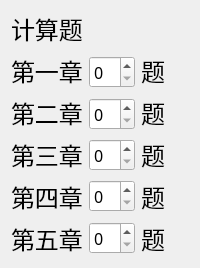
             <widget class="QWidget" name="page_4">
              <layout class="QGridLayout" name="gridLayout_12">
               <item row="0" column="0">
                <widget class="QLabel" name="label_4">
                 <property name="sizePolicy">
                  <sizepolicy hsizetype="Preferred" vsizetype="Maximum">
                   <horstretch>0</horstretch>
                   <verstretch>0</verstretch>
                  </sizepolicy>
                 </property>
                 <property name="font">
                  <font>
                   <family>Agency FB</family>
                   <pointsize>18</pointsize>
                  </font>
                 </property>
                 <property name="text">
                  <string>计算题</string>
                 </property>
                </widget>
               </item>
               <item row="1" column="0">
                <layout class="QGridLayout" name="gridLayout_8">
                 <item row="0" column="0" rowspan="5">
                  <layout class="QVBoxLayout" name="verticalLayout_9">
                   <item>
                    <widget class="QLabel" name="label_35">
                     <property name="sizePolicy">
                      <sizepolicy hsizetype="Maximum" vsizetype="Preferred">
                       <horstretch>0</horstretch>
                       <verstretch>0</verstretch>
                      </sizepolicy>
                     </property>
                     <property name="font">
                      <font>
                       <family>Agency FB</family>
                       <pointsize>18</pointsize>
                      </font>
                     </property>
                     <property name="mouseTracking">
                      <bool>true</bool>
                     </property>
                     <property name="tabletTracking">
                      <bool>false</bool>
                     </property>
                     <property name="focusPolicy">
                      <enum>Qt::NoFocus</enum>
                     </property>
                     <property name="text">
                      <string>第一章</string>
                     </property>
                     <property name="textFormat">
                      <enum>Qt::AutoText</enum>
                     </property>
                    </widget>
                   </item>
                   <item>
                    <widget class="QLabel" name="label_36">
                     <property name="sizePolicy">
                      <sizepolicy hsizetype="Maximum" vsizetype="Preferred">
                       <horstretch>0</horstretch>
                       <verstretch>0</verstretch>
                      </sizepolicy>
                     </property>
                     <property name="font">
                      <font>
                       <family>Agency FB</family>
                       <pointsize>18</pointsize>
                      </font>
                     </property>
                     <property name="text">
                      <string>第二章</string>
                     </property>
                    </widget>
                   </item>
                   <item>
                    <widget class="QLabel" name="label_37">
                     <property name="sizePolicy">
                      <sizepolicy hsizetype="Maximum" vsizetype="Preferred">
                       <horstretch>0</horstretch>
                       <verstretch>0</verstretch>
                      </sizepolicy>
                     </property>
                     <property name="font">
                      <font>
                       <family>Agency FB</family>
                       <pointsize>18</pointsize>
                      </font>
                     </property>
                     <property name="text">
                      <string>第三章</string>
                     </property>
                    </widget>
                   </item>
                   <item>
                    <widget class="QLabel" name="label_38">
                     <property name="sizePolicy">
                      <sizepolicy hsizetype="Maximum" vsizetype="Preferred">
                       <horstretch>0</horstretch>
                       <verstretch>0</verstretch>
                      </sizepolicy>
                     </property>
                     <property name="font">
                      <font>
                       <family>Agency FB</family>
                       <pointsize>18</pointsize>
                      </font>
                     </property>
                     <property name="text">
                      <string>第四章</string>
                     </property>
                    </widget>
                   </item>
                   <item>
                    <widget class="QLabel" name="label_39">
                     <property name="sizePolicy">
                      <sizepolicy hsizetype="Maximum" vsizetype="Preferred">
                       <horstretch>0</horstretch>
                       <verstretch>0</verstretch>
                      </sizepolicy>
                     </property>
                     <property name="font">
                      <font>
                       <family>Agency FB</family>
                       <pointsize>18</pointsize>
                      </font>
                     </property>
                     <property name="text">
                      <string>第五章</string>
                     </property>
                    </widget>
                   </item>
                  </layout>
                 </item>
                 <item row="0" column="2" rowspan="5">
                  <layout class="QVBoxLayout" name="verticalLayout_10">
                   <item>
                    <widget class="QLabel" name="label_40">
                     <property name="sizePolicy">
                      <sizepolicy hsizetype="Preferred" vsizetype="Preferred">
                       <horstretch>0</horstretch>
                       <verstretch>0</verstretch>
                      </sizepolicy>
                     </property>
                     <property name="font">
                      <font>
                       <family>Agency FB</family>
                       <pointsize>18</pointsize>
                      </font>
                     </property>
                     <property name="mouseTracking">
                      <bool>true</bool>
                     </property>
                     <property name="tabletTracking">
                      <bool>false</bool>
                     </property>
                     <property name="focusPolicy">
                      <enum>Qt::NoFocus</enum>
                     </property>
                     <property name="text">
                      <string>题</string>
                     </property>
                     <property name="textFormat">
                      <enum>Qt::AutoText</enum>
                     </property>
                    </widget>
                   </item>
                   <item>
                    <widget class="QLabel" name="label_41">
                     <property name="font">
                      <font>
                       <family>Agency FB</family>
                       <pointsize>18</pointsize>
                      </font>
                     </property>
                     <property name="text">
                      <string>题</string>
                     </property>
                    </widget>
                   </item>
                   <item>
                    <widget class="QLabel" name="label_42">
                     <property name="font">
                      <font>
                       <family>Agency FB</family>
                       <pointsize>18</pointsize>
                      </font>
                     </property>
                     <property name="text">
                      <string>题</string>
                     </property>
                    </widget>
                   </item>
                   <item>
                    <widget class="QLabel" name="label_43">
                     <property name="font">
                      <font>
                       <family>Agency FB</family>
                       <pointsize>18</pointsize>
                      </font>
                     </property>
                     <property name="text">
                      <string>题</string>
                     </property>
                    </widget>
                   </item>
                   <item>
                    <widget class="QLabel" name="label_44">
                     <property name="font">
                      <font>
                       <family>Agency FB</family>
                       <pointsize>18</pointsize>
                      </font>
                     </property>
                     <property name="text">
                      <string>题</string>
                     </property>
                    </widget>
                   </item>
                  </layout>
                 </item>
                 <item row="2" column="1">
                  <widget class="QSpinBox" name="spinBox_16">
                   <property name="sizePolicy">
                    <sizepolicy hsizetype="Maximum" vsizetype="Fixed">
                     <horstretch>0</horstretch>
                     <verstretch>0</verstretch>
                    </sizepolicy>
                   </property>
                   <property name="font">
                    <font>
                     <family>SimSun-ExtB</family>
                     <pointsize>12</pointsize>
                    </font>
                   </property>
                  </widget>
                 </item>
                 <item row="1" column="1">
                  <widget class="QSpinBox" name="spinBox_17">
                   <property name="sizePolicy">
                    <sizepolicy hsizetype="Maximum" vsizetype="Fixed">
                     <horstretch>0</horstretch>
                     <verstretch>0</verstretch>
                    </sizepolicy>
                   </property>
                   <property name="font">
                    <font>
                     <family>SimSun-ExtB</family>
                     <pointsize>12</pointsize>
                    </font>
                   </property>
                  </widget>
                 </item>
                 <item row="3" column="1">
                  <widget class="QSpinBox" name="spinBox_18">
                   <property name="sizePolicy">
                    <sizepolicy hsizetype="Maximum" vsizetype="Fixed">
                     <horstretch>0</horstretch>
                     <verstretch>0</verstretch>
                    </sizepolicy>
                   </property>
                   <property name="font">
                    <font>
                     <family>SimSun-ExtB</family>
                     <pointsize>12</pointsize>
                    </font>
                   </property>
                  </widget>
                 </item>
                 <item row="0" column="1">
                  <widget class="QSpinBox" name="spinBox_19">
                   <property name="sizePolicy">
                    <sizepolicy hsizetype="Maximum" vsizetype="Maximum">
                     <horstretch>0</horstretch>
                     <verstretch>0</verstretch>
                    </sizepolicy>
                   </property>
                   <property name="font">
                    <font>
                     <family>SimSun-ExtB</family>
                     <pointsize>12</pointsize>
                    </font>
                   </property>
                  </widget>
                 </item>
                 <item row="4" column="1">
                  <widget class="QSpinBox" name="spinBox_20">
                   <property name="sizePolicy">
                    <sizepolicy hsizetype="Maximum" vsizetype="Fixed">
                     <horstretch>0</horstretch>
                     <verstretch>0</verstretch>
                    </sizepolicy>
                   </property>
                   <property name="font">
                    <font>
                     <family>SimSun-ExtB</family>
                     <pointsize>12</pointsize>
                    </font>
                   </property>
                  </widget>
                 </item>
                </layout>
               </item>
              </layout>
             </widget>
